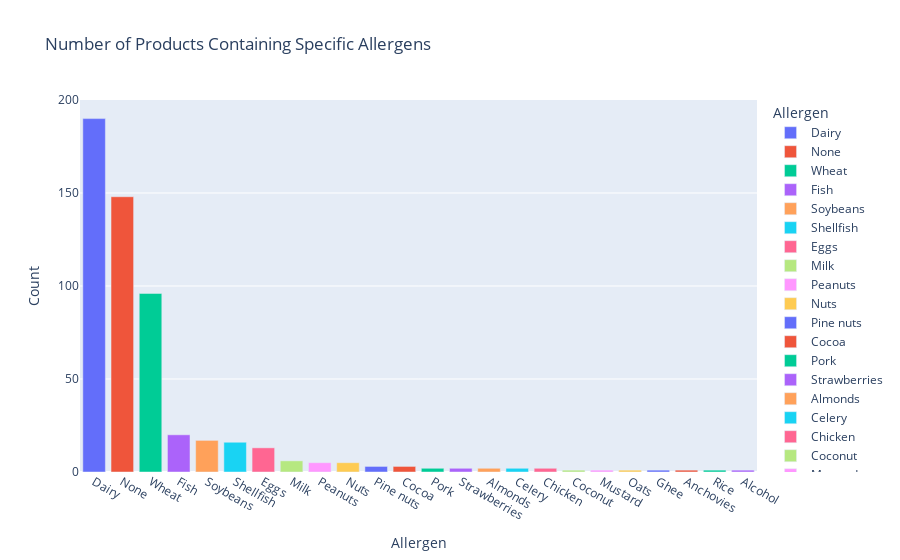

Here is the notebook cell this chart was saved with:
### Code cell
allergen_data = data['Allergens'].str.split(', ', expand=True).stack().value_counts().reset_index()
allergen_data.columns = ['Allergen', 'Count']
fig = px.bar(allergen_data, x='Allergen', y='Count', color='Allergen', 
             title="Number of Products Containing Specific Allergens")
fig.show()

### Figure 1 — Plotly figure (JSON) as saved in the notebook; plotly's stock layout.template omitted (floating-point values rounded to 4 significant figures)
{"data": [{"alignmentgroup": "True", "hovertemplate": "Allergen=%{x}<br>Count=%{y}<extra></extra>", "legendgroup": "Dairy", "marker": {"color": "#636efa", "pattern": {"shape": ""}}, "name": "Dairy", "offsetgroup": "Dairy", "orientation": "v", "showlegend": true, "textposition": "auto", "type": "bar", "x": ["Dairy"], "xaxis": "x", "y": [190], "yaxis": "y"}, {"alignmentgroup": "True", "hovertemplate": "Allergen=%{x}<br>Count=%{y}<extra></extra>", "legendgroup": "None", "marker": {"color": "#EF553B", "pattern": {"shape": ""}}, "name": "None", "offsetgroup": "None", "orientation": "v", "showlegend": true, "textposition": "auto", "type": "bar", "x": ["None"], "xaxis": "x", "y": [148], "yaxis": "y"}, {"alignmentgroup": "True", "hovertemplate": "Allergen=%{x}<br>Count=%{y}<extra></extra>", "legendgroup": "Wheat", "marker": {"color": "#00cc96", "pattern": {"shape": ""}}, "name": "Wheat", "offsetgroup": "Wheat", "orientation": "v", "showlegend": true, "textposition": "auto", "type": "bar", "x": ["Wheat"], "xaxis": "x", "y": [96], "yaxis": "y"}, {"alignmentgroup": "True", "hovertemplate": "Allergen=%{x}<br>Count=%{y}<extra></extra>", "legendgroup": "Fish", "marker": {"color": "#ab63fa", "pattern": {"shape": ""}}, "name": "Fish", "offsetgroup": "Fish", "orientation": "v", "showlegend": true, "textposition": "auto", "type": "bar", "x": ["Fish"], "xaxis": "x", "y": [20], "yaxis": "y"}, {"alignmentgroup": "True", "hovertemplate": "Allergen=%{x}<br>Count=%{y}<extra></extra>", "legendgroup": "Soybeans", "marker": {"color": "#FFA15A", "pattern": {"shape": ""}}, "name": "Soybeans", "offsetgroup": "Soybeans", "orientation": "v", "showlegend": true, "textposition": "auto", "type": "bar", "x": ["Soybeans"], "xaxis": "x", "y": [17], "yaxis": "y"}, {"alignmentgroup": "True", "hovertemplate": "Allergen=%{x}<br>Count=%{y}<extra></extra>", "legendgroup": "Shellfish", "marker": {"color": "#19d3f3", "pattern": {"shape": ""}}, "name": "Shellfish", "offsetgroup": "Shellfish", "orientation": "v", "showlegend": true, "textposition": "auto", "type": "bar", "x": ["Shellfish"], "xaxis": "x", "y": [16], "yaxis": "y"}, {"alignmentgroup": "True", "hovertemplate": "Allergen=%{x}<br>Count=%{y}<extra></extra>", "legendgroup": "Eggs", "marker": {"color": "#FF6692", "pattern": {"shape": ""}}, "name": "Eggs", "offsetgroup": "Eggs", "orientation": "v", "showlegend": true, "textposition": "auto", "type": "bar", "x": ["Eggs"], "xaxis": "x", "y": [13], "yaxis": "y"}, {"alignmentgroup": "True", "hovertemplate": "Allergen=%{x}<br>Count=%{y}<extra></extra>", "legendgroup": "Milk", "marker": {"color": "#B6E880", "pattern": {"shape": ""}}, "name": "Milk", "offsetgroup": "Milk", "orientation": "v", "showlegend": true, "textposition": "auto", "type": "bar", "x": ["Milk"], "xaxis": "x", "y": [6], "yaxis": "y"}, {"alignmentgroup": "True", "hovertemplate": "Allergen=%{x}<br>Count=%{y}<extra></extra>", "legendgroup": "Peanuts", "marker": {"color": "#FF97FF", "pattern": {"shape": ""}}, "name": "Peanuts", "offsetgroup": "Peanuts", "orientation": "v", "showlegend": true, "textposition": "auto", "type": "bar", "x": ["Peanuts"], "xaxis": "x", "y": [5], "yaxis": "y"}, {"alignmentgroup": "True", "hovertemplate": "Allergen=%{x}<br>Count=%{y}<extra></extra>", "legendgroup": "Nuts", "marker": {"color": "#FECB52", "pattern": {"shape": ""}}, "name": "Nuts", "offsetgroup": "Nuts", "orientation": "v", "showlegend": true, "textposition": "auto", "type": "bar", "x": ["Nuts"], "xaxis": "x", "y": [5], "yaxis": "y"}, {"alignmentgroup": "True", "hovertemplate": "Allergen=%{x}<br>Count=%{y}<extra></extra>", "legendgroup": "Pine nuts", "marker": {"color": "#636efa", "pattern": {"shape": ""}}, "name": "Pine nuts", "offsetgroup": "Pine nuts", "orientation": "v", "showlegend": true, "textposition": "auto", "type": "bar", "x": ["Pine nuts"], "xaxis": "x", "y": [3], "yaxis": "y"}, {"alignmentgroup": "True", "hovertemplate": "Allergen=%{x}<br>Count=%{y}<extra></extra>", "legendgroup": "Cocoa", "marker": {"color": "#EF553B", "pattern": {"shape": ""}}, "name": "Cocoa", "offsetgroup": "Cocoa", "orientation": "v", "showlegend": true, "textposition": "auto", "type": "bar", "x": ["Cocoa"], "xaxis": "x", "y": [3], "yaxis": "y"}, {"alignmentgroup": "True", "hovertemplate": "Allergen=%{x}<br>Count=%{y}<extra></extra>", "legendgroup": "Pork", "marker": {"color": "#00cc96", "pattern": {"shape": ""}}, "name": "Pork", "offsetgroup": "Pork", "orientation": "v", "showlegend": true, "textposition": "auto", "type": "bar", "x": ["Pork"], "xaxis": "x", "y": [2], "yaxis": "y"}, {"alignmentgroup": "True", "hovertemplate": "Allergen=%{x}<br>Count=%{y}<extra></extra>", "legendgroup": "Strawberries", "marker": {"color": "#ab63fa", "pattern": {"shape": ""}}, "name": "Strawberries", "offsetgroup": "Strawberries", "orientation": "v", "showlegend": true, "textposition": "auto", "type": "bar", "x": ["Strawberries"], "xaxis": "x", "y": [2], "yaxis": "y"}, {"alignmentgroup": "True", "hovertemplate": "Allergen=%{x}<br>Count=%{y}<extra></extra>", "legendgroup": "Almonds", "marker": {"color": "#FFA15A", "pattern": {"shape": ""}}, "name": "Almonds", "offsetgroup": "Almonds", "orientation": "v", "showlegend": true, "textposition": "auto", "type": "bar", "x": ["Almonds"], "xaxis": "x", "y": [2], "yaxis": "y"}, {"alignmentgroup": "True", "hovertemplate": "Allergen=%{x}<br>Count=%{y}<extra></extra>", "legendgroup": "Celery", "marker": {"color": "#19d3f3", "pattern": {"shape": ""}}, "name": "Celery", "offsetgroup": "Celery", "orientation": "v", "showlegend": true, "textposition": "auto", "type": "bar", "x": ["Celery"], "xaxis": "x", "y": [2], "yaxis": "y"}, {"alignmentgroup": "True", "hovertemplate": "Allergen=%{x}<br>Count=%{y}<extra></extra>", "legendgroup": "Chicken", "marker": {"color": "#FF6692", "pattern": {"shape": ""}}, "name": "Chicken", "offsetgroup": "Chicken", "orientation": "v", "showlegend": true, "textposition": "auto", "type": "bar", "x": ["Chicken"], "xaxis": "x", "y": [2], "yaxis": "y"}, {"alignmentgroup": "True", "hovertemplate": "Allergen=%{x}<br>Count=%{y}<extra></extra>", "legendgroup": "Coconut", "marker": {"color": "#B6E880", "pattern": {"shape": ""}}, "name": "Coconut", "offsetgroup": "Coconut", "orientation": "v", "showlegend": true, "textposition": "auto", "type": "bar", "x": ["Coconut"], "xaxis": "x", "y": [1], "yaxis": "y"}, {"alignmentgroup": "True", "hovertemplate": "Allergen=%{x}<br>Count=%{y}<extra></extra>", "legendgroup": "Mustard", "marker": {"color": "#FF97FF", "pattern": {"shape": ""}}, "name": "Mustard", "offsetgroup": "Mustard", "orientation": "v", "showlegend": true, "textposition": "auto", "type": "bar", "x": ["Mustard"], "xaxis": "x", "y": [1], "yaxis": "y"}, {"alignmentgroup": "True", "hovertemplate": "Allergen=%{x}<br>Count=%{y}<extra></extra>", "legendgroup": "Oats", "marker": {"color": "#FECB52", "pattern": {"shape": ""}}, "name": "Oats", "offsetgroup": "Oats", "orientation": "v", "showlegend": true, "textposition": "auto", "type": "bar", "x": ["Oats"], "xaxis": "x", "y": [1], "yaxis": "y"}, {"alignmentgroup": "True", "hovertemplate": "Allergen=%{x}<br>Count=%{y}<extra></extra>", "legendgroup": "Ghee", "marker": {"color": "#636efa", "pattern": {"shape": ""}}, "name": "Ghee", "offsetgroup": "Ghee", "orientation": "v", "showlegend": true, "textposition": "auto", "type": "bar", "x": ["Ghee"], "xaxis": "x", "y": [1], "yaxis": "y"}, {"alignmentgroup": "True", "hovertemplate": "Allergen=%{x}<br>Count=%{y}<extra></extra>", "legendgroup": "Anchovies", "marker": {"color": "#EF553B", "pattern": {"shape": ""}}, "name": "Anchovies", "offsetgroup": "Anchovies", "orientation": "v", "showlegend": true, "textposition": "auto", "type": "bar", "x": ["Anchovies"], "xaxis": "x", "y": [1], "yaxis": "y"}, {"alignmentgroup": "True", "hovertemplate": "Allergen=%{x}<br>Count=%{y}<extra></extra>", "legendgroup": "Rice", "marker": {"color": "#00cc96", "pattern": {"shape": ""}}, "name": "Rice", "offsetgroup": "Rice", "orientation": "v", "showlegend": true, "textposition": "auto", "type": "bar", "x": ["Rice"], "xaxis": "x", "y": [1], "yaxis": "y"}, {"alignmentgroup": "True", "hovertemplate": "Allergen=%{x}<br>Count=%{y}<extra></extra>", "legendgroup": "Alcohol", "marker": {"color": "#ab63fa", "pattern": {"shape": ""}}, "name": "Alcohol", "offsetgroup": "Alcohol", "orientation": "v", "showlegend": true, "textposition": "auto", "type": "bar", "x": ["Alcohol"], "xaxis": "x", "y": [1], "yaxis": "y"}], "layout": {"autosize": true, "barmode": "relative", "legend": {"title": {"text": "Allergen"}, "tracegroupgap": 0}, "title": {"text": "Number of Products Containing Specific Allergens"}, "xaxis": {"anchor": "y", "autorange": true, "categoryarray": ["Dairy", "None", "Wheat", "Fish", "Soybeans", "Shellfish", "Eggs", "Milk", "Peanuts", "Nuts", "Pine nuts", "Cocoa", "Pork", "Strawberries", "Almonds", "Celery", "Chicken", "Coconut", "Mustard", "Oats", "Ghee", "Anchovies", "Rice", "Alcohol"], "categoryorder": "array", "domain": [0, 1], "range": [-0.5, 23.5], "title": {"text": "Allergen"}, "type": "category"}, "yaxis": {"anchor": "x", "autorange": true, "domain": [0, 1], "range": [0, 200], "title": {"text": "Count"}, "type": "linear"}}}
